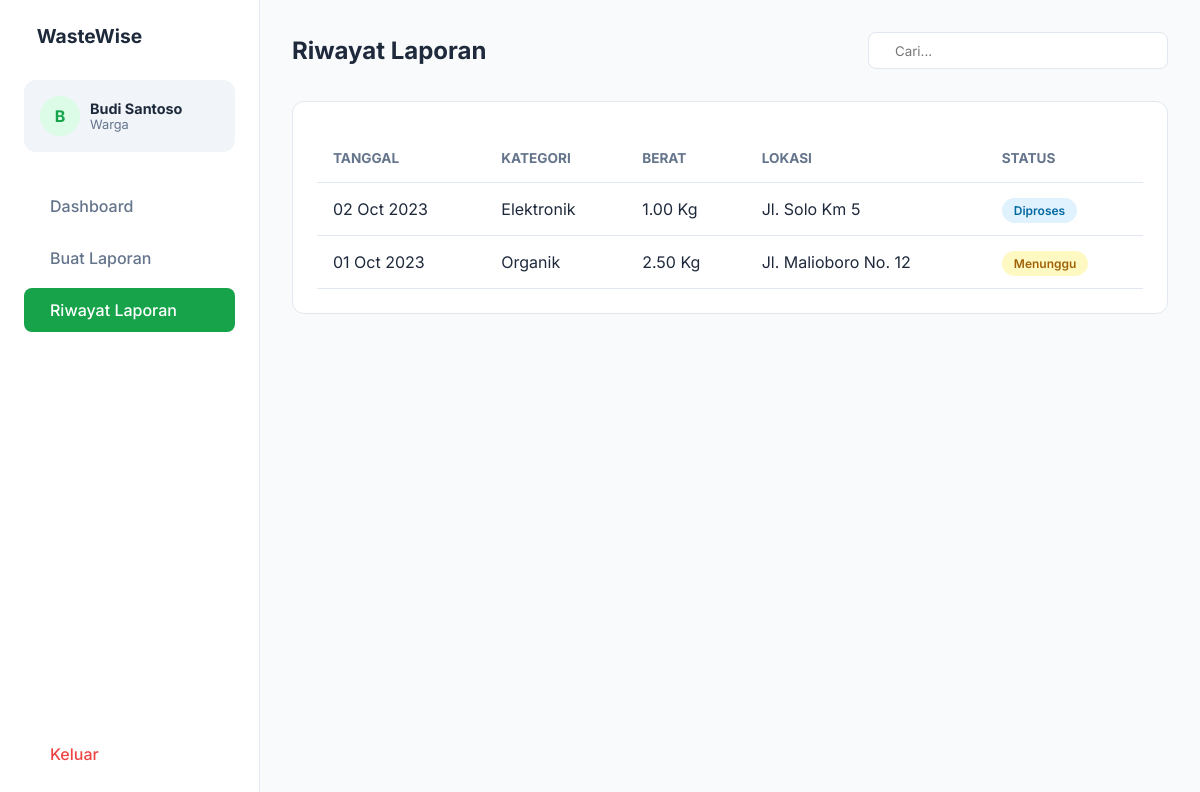
The page /warga.php?page=riwayat (signed in) on the database its author committed.
### tables this page shows
CREATE TABLE `reports` (
  `id` int(11) NOT NULL,
  `user_id` int(11) NOT NULL,
  `category` varchar(50) NOT NULL DEFAULT 'Lainnya',
  `weight` decimal(10,2) DEFAULT 0.00,
  `location` varchar(255) NOT NULL,
  `latitude` varchar(50) DEFAULT NULL,
  `longitude` varchar(50) DEFAULT NULL,
  `description` text NOT NULL,
  `image` varchar(255) DEFAULT NULL,
  `status` enum('Menunggu','Diproses','Selesai') NOT NULL DEFAULT 'Menunggu',
  `created_at` timestamp NOT NULL DEFAULT current_timestamp()
);

### warga.php (the view, shortened to what this page needs)
<?php
require 'db.php';
$uid = $_SESSION['user_id'];
$full_name = $_SESSION['full_name'];
$page = isset($_GET['page']) ? $_GET['page'] : 'dashboard';
?>
<!DOCTYPE html>
<html lang="id">
<head>
    <link rel="stylesheet" href="https://unpkg.com/leaflet@1.9.4/dist/leaflet.css" />
</head>
<body>
    <aside class="sidebar">
        <a href="#" class="brand">
            <span>WasteWise</span>
        </a>
        <div class="user-profile">
            <div class="avatar"><?= strtoupper(substr($full_name, 0, 1)) ?></div>
            <div>
                <h4 style="font-size:0.9rem;"><?= htmlspecialchars($full_name) ?></h4>
                <p style="font-size:0.8rem; color:var(--text-gray);">Warga</p>
            </div>
        </div>
        <ul class="nav-menu">
            <li><a href="warga.php" class="nav-link <?= ($page=='dashboard')?'active':'' ?>"> Dashboard</a></li>
            <li><a href="?page=buat" class="nav-link <?= ($page=='buat')?'active':'' ?>"> Buat Laporan</a></li>
            <li><a href="?page=riwayat" class="nav-link <?= ($page=='riwayat')?'active':'' ?>"> Riwayat Laporan</a></li>
            <li class="logout-link"><a href="logout.php" class="nav-link" style="color:inherit;"> Keluar</a></li>
        </ul>
    </aside>
    <main class="main-content">
        <header class="top-header">
            <h2 class="page-title">
                <?php
                    if($page=='dashboard') echo 'Dashboard Warga';
                    elseif($page=='buat') echo 'Buat Laporan Baru';
                    elseif($page=='riwayat') echo 'Riwayat Laporan';
                ?>
            </h2>
            <div class="search-box">
                <input type="text" placeholder="Cari...">
            </div>
        </header>
        <?php if ($page == 'buat'): ?>
        <form method="POST" enctype="multipart/form-data">
            <div class="report-grid">
                <div class="left-col">
                    <div class="card-form">
                        <div class="card-header">
                            <h3><i class="ph-bold ph-map-pin" style="color:var(--primary);"></i> Lokasi Sampah</h3>
                            <button type="button" class="btn-gps" onclick="getLocation()"><i
                                    class="ph-bold ph-crosshair"></i> Gunakan GPS</button>
                        </div>
                        <div class="card-body">
                            <div id="map"></div>
                            <input type="hidden" name="latitude" id="lat">
                            <input type="hidden" name="longitude" id="lng">
                            <label style="font-weight:600; font-size:0.9rem;">Alamat Terdeteksi</label>
                            <input type="text" name="location_text" id="location_text" class="form-control"
                                placeholder="Klik peta..." readonly required
                                style="background:#f9f9f9; margin-top:5px;">
                            <div style="display: flex; gap: 15px;">
                                <div style="flex: 1;">
                                    <label style="font-weight:600; font-size:0.9rem;">Jenis Sampah</label>
                                    <select name="category" class="form-control" style="margin-top:5px;">
                                        <option value="Organik">🌿 Organik</option>
                                        <option value="Anorganik">♻️ Anorganik</option>
                                        <option value="B3">☣️ B3</option>
                                        <option value="Lainnya">🗑️ Lainnya</option>
                                    </select>
                                </div>
                                <div style="flex: 1;">
                                    <label style="font-weight:600; font-size:0.9rem;">Berat Perkiraan (Kg)</label>
                                    <input type="number" name="weight" class="form-control" placeholder="0.0" step="0.1"
                                        min="0" required style="margin-top:5px;">
                                </div>
                            </div>
                            <label style="font-weight:600; font-size:0.9rem;">Deskripsi</label>
                            <textarea name="description" class="form-control" rows="3" placeholder="Kondisi sampah..."
                                required style="margin-top:5px;"></textarea>
                        </div>
                    </div>
                </div>
                <div class="right-col">
                    <div class="card-form">
                        <div class="card-header">
                            <h3><i class="ph-bold ph-camera"></i> Foto Bukti</h3>
                        </div>
                        <div class="card-body">
                            <div class="upload-area">
                                <input type="file" name="foto" class="file-input" accept="image/*"
                                    onchange="previewImage(this)"
                                    style="position:absolute; width:100%; height:100%; top:0; left:0; opacity:0; cursor:pointer;">
                                <div id="upload-placeholder">
                                    <i class="ph-bold ph-image" style="font-size:2rem; color:#cbd5e1;"></i>
                                    <p style="font-size:0.85rem; color:var(--text-gray);">Klik untuk upload</p>
                                </div>
                                <img id="image-preview" style="width:100%; border-radius:8px; display:none;">
                            </div>
                            <button type="submit" name="submit_laporan" class="btn-submit">Kirim Laporan</button>
                        </div>
                    </div>
                </div>
            </div>
        </form>
        <?php elseif ($page == 'riwayat'): ?>
        <div class="table-container">
            <table>
                <thead>
                    <tr>
                        <th>Tanggal</th>
                        <th>Kategori</th>
                        <th>Berat</th>
                        <th>Lokasi</th>
                        <th>Status</th>
                    </tr>
                </thead>
                <tbody>
                    <?php
                        $query_all = mysqli_query($conn, "SELECT * FROM reports WHERE user_id = '$uid' ORDER BY created_at DESC");
                        while($r = mysqli_fetch_assoc($query_all)):
                        ?>
                    <tr>
                        <td><?= date('d M Y', strtotime($r['created_at'])) ?></td>
                        <td><?= isset($r['category']) ? $r['category'] : '-' ?></td>
                        <td><?= isset($r['weight']) ? $r['weight'] . ' Kg' : '-' ?></td>
                        <td><?= htmlspecialchars($r['location']) ?></td>
                        <td>
                            <?php
                                    $s = $r['status'];
                                    $badge = 'bg-pending';
                                    if($s == 'Diproses') $badge = 'bg-process';
                                ?>
                            <span class="badge <?= $badge ?>"><?= $s ?></span>
                        </td>
                    </tr>
                    <?php endwhile; ?>
                </tbody>
            </table>
        </div>
        <?php endif; ?>
    </main>
</body>
</html>

### warga.php (style rules this page uses)
* { margin: 0; padding: 0; box-sizing: border-box; font-family: 'Inter', sans-serif; }
:root { --primary: #16a34a; --primary-light: #dcfce7; --text-dark: #1e293b; --text-gray: #64748b; --bg-body: #f8fafc; --white: #ffffff; --border: #e2e8f0; }
body { background: var(--bg-body); display: flex; min-height: 100vh; color: var(--text-dark); overflow-x: hidden; }
.sidebar { width: 260px; background: var(--white); border-right: 1px solid var(--border); display: flex; flex-direction: column; padding: 1.5rem; position: fixed; height: 100vh; z-index: 1000; }
.brand { display: flex; align-items: center; gap: 0.8rem; margin-bottom: 2rem; text-decoration: none; color: var(--text-dark); }
.brand span { font-size: 1.2rem; font-weight: 700; }
.user-profile { display: flex; align-items: center; gap: 10px; padding: 1rem; background: #f1f5f9; border-radius: 12px; margin-bottom: 2rem; }
.avatar { width: 40px; height: 40px; background: var(--primary-light); color: var(--primary); border-radius: 50%; display: flex; align-items: center; justify-content: center; font-weight: bold; }
.nav-menu { list-style: none; display: flex; flex-direction: column; gap: 0.5rem; flex-grow: 1; }
.nav-link { display: flex; align-items: center; gap: 10px; padding: 12px 16px; color: var(--text-gray); text-decoration: none; border-radius: 8px; font-weight: 500; transition: 0.2s; }
.nav-link:hover, .nav-link.active { background: var(--primary); color: var(--white); }
.logout-link { color: #ef4444; margin-top: auto; }
.main-content { margin-left: 260px; flex-grow: 1; padding: 2rem; width: calc(100% - 260px); }
.top-header { display: flex; justify-content: space-between; align-items: center; margin-bottom: 2rem; }
.page-title { font-size: 1.5rem; font-weight: 700; }
.search-box { background: var(--white); padding: 0.6rem 1rem; border-radius: 8px; border: 1px solid var(--border); display: flex; align-items: center; gap: 10px; width: 300px; }
.search-box input { border: none; outline: none; width: 100%; }
.table-container { background: var(--white); border-radius: 12px; padding: 1.5rem; border: 1px solid var(--border); }
table { width: 100%; border-collapse: collapse; margin-top: 0.5rem; }
th, td { padding: 1rem; text-align: left; border-bottom: 1px solid var(--border); }
th { color: var(--text-gray); font-size: 0.85rem; text-transform: uppercase; }
.badge { padding: 5px 12px; border-radius: 20px; font-size: 0.75rem; font-weight: 600; }
.bg-pending { background: #fef9c3; color: #a16207; }
.bg-process { background: #e0f2fe; color: #0369a1; }

### rows shown on the page
reports: created_at "02 Oct 2023", category "Elektronik", weight "1.00", location "Jl. Solo Km 5", status "Diproses"
reports: created_at "01 Oct 2023", category "Organik", weight "2.50", location "Jl. Malioboro No. 12", status "Menunggu"

### other values the page prints
substr($full_name, 0, 1) "B"
$full_name "Budi Santoso"
